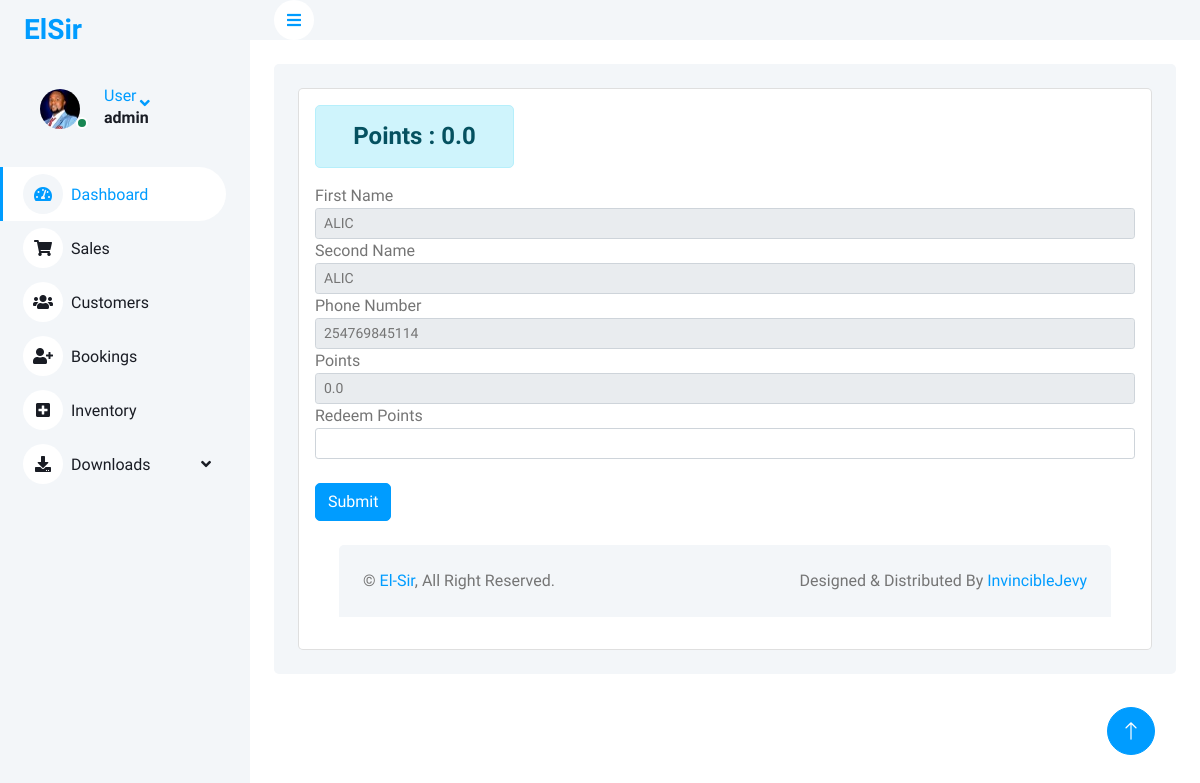
The page /redeemPoints/205 (signed in) on the database its author committed.
### elsiruser/models.py (models this page shows, shortened)
class Customer(models.Model):
    first_name = models.CharField(max_length=255)
    second_name = models.CharField(max_length=255)
    phone = models.CharField(max_length=12)
    email_address =models.EmailField(null=True,blank=True)
    debt = models.IntegerField(null=True, blank=True,default=0)
    loyalty_points = models.FloatField(null=True, blank=True,default=0)

### elsiruser/views.py (the view, shortened to what this page needs)
# urls.py: path('redeemPoints/<str:pk>',views.redeemPoints, name="redeemPoints"),
@login_required(login_url='login')
def redeemPoints(request,pk):
    customer = Customer.objects.get(id=pk)
    form = CustomerForm(initial = {'first_name':customer.first_name,'second_name':customer.second_name,'phone':customer.phone,'debt':customer.debt})
    context = {
        'customer':customer,
        'form':form,
        'values': request.POST
    }
    return render(request,'redeemPoints.html',context)

### elsiruser/forms.py
class CustomerForm(ModelForm):
    class Meta:
        model = Customer
        fields = ['first_name','second_name','phone','email_address']
        widgets = {
            'first_name': forms.TextInput(attrs={'class':'form-control', 'id':'fnameid'}),
            'second_name': forms.TextInput(attrs={'class':'form-control', 'id':'snameid'}),
            'phone': forms.TextInput(attrs={'class':'form-control', 'id':'phoneid'}),
            'email_address': forms.EmailInput(attrs={'class':'form-control', 'id':'mailid'})
        }

### elsiruser/templates/redeemPoints.html (shortened to what this page needs)
{% extends 'base.html' %}
{% load static %}
{% block content %}
{%include 'sidebar.html' %}
<div class="content">
  <nav class="navbar navbar-expand bg-light navbar-light sticky-top px-4 py-0">
    <a href="{% url 'dashboard' %}" class="sidebar-toggler flex-shrink-0">
      <i class="fa fa-bars"></i>
    </a>
  </nav>
  <div class="container-fluid pt-4 px-4">
    <div class="bg-light text-left rounded p-4">
      <div class="card">
        <div class="card-body">
          <div class="row g-2">
            <div class="col-sm-4 col-xl-3">
              <div>
                  <h4 class="text-center alert alert-info ">Points : {{customer.loyalty_points}}</h4>
              </div>
            </div>
          </div>
          <form action="{% url 'redeemPoints' customer.id %}" method="post">
            <div class="form-group">
              <label for="">First Name</label>
              <input type="text" class="form-control form-control-sm" name="FirstName" value="{{customer.first_name}}" readonly/>
            <div>
            <div class="form-group">
              <label for="">Second Name</label>
              <input type="text" class="form-control form-control-sm" name="SecondName" value="{{customer.second_name}}" readonly/>
            <div>
              <div class="form-group">
                <label for="">Phone Number</label>
                <input type="text" class="form-control form-control-sm" name="Phone" value="{{customer.phone}}" readonly />
                <div class="form-group">
                  <label for="serviceprice">Points</label>
                  <input type="number" value="{{customer.loyalty_points}}" class="form-control form-control-sm" id="serviceprice" name="Debt" readonly />
                </div>
                  <div class="form-group">
                    <label for="">Redeem Points</label>
                    <input type="text" class="form-control form-control-sm" name="redeempoints" value="{{values.redeempoints}}" />
                  </div>
                  <br>
                  <input type="submit" value="Submit" class="btn btn-primary btn-primary-sm" />
          </form>
        </div>
      </div>
    </div>
    {% endblock %}

### elsiruser/templates/sidebar.html (shortened to what this page needs)
{% load static %}
<div class="sidebar pe-4 pb-3">
    <nav class="navbar bg-light navbar-light">
        <a href="{% url 'dashboard' %}" class="navbar-brand mx-4 mb-3">
            <h3 class="text-primary"></i>ElSir</h3>
        </a>
        {% if user.is_authenticated %}
            <div class="nav-item dropdown">
                <a href="#" class="nav-link dropdown-toggle" data-bs-toggle="dropdown">
                    <div class="d-flex align-items-center ms-4 mb-4">
                        <div class="position-relative">
                            <img class="rounded-circle me-lg-2" src="{% static 'elsiruser/img/user1.jpg' %}" alt="" style="width: 40px; height: 40px;">
                            <div class="bg-success rounded-circle border border-2 border-white position-absolute end-0 bottom-0 p-1"></div>
                        </div>
                        <div class="ms-3">
                            <span class="d-none d-lg-inline-flex">User</span>
                            <h6>{{user.username}}</h6>
                        </div>
                    </div>
                </a>
            </div>
        {% else %}
            <a href="{%url 'login' %}" class="dropdown-item">LogIn</a>
        {% endif %}
        <div class="navbar-nav w-100">
            <a href="{% url 'dashboard' %}" class="nav-item nav-link active"><i class="fa fa-tachometer-alt me-2"></i>Dashboard</a>
            <a href="{% url 'sales' %}" class="nav-item nav-link"><i class="fa fa-shopping-cart me-2"></i>Sales</a>
            <a href="{% url 'customers' %}" class="nav-item nav-link"><i class="fa fa-users me-2"></i>Customers</a>
            <a href="{% url 'bookings' %}" class="nav-item nav-link"><i class="fa fa-user-plus me-2"></i>Bookings</a>
            <a href="{% url 'Inventory' %}" class="nav-item nav-link"><i class="fa fa-plus-square me-2"></i>Inventory</a>
            <div class="nav-item dropdown">
                <a href="#" class="nav-link dropdown-toggle" data-bs-toggle="dropdown"><i class="fa fa-download me-2"></i>Downloads</a>
            </div>
        </div>
    </nav>
</div>

### static/elsiruser/css/style.css (style rules this page uses)
:root { --primary: #009CFF; --light: #F3F6F9; --dark: #191C24; }
.btn { transition: .5s; }
.btn.btn-primary { color: #FFFFFF; }
.sidebar { position: fixed; top: 0; left: 0; bottom: 0; width: 250px; height: 100vh; overflow-y: auto; background: var(--light); transition: 0.5s; z-index: 999; }
.content { margin-left: 250px; min-height: 100vh; background: #FFFFFF; transition: 0.5s; }
@media (min-width: 992px) { .sidebar { margin-left: 0; } }
@media (min-width: 992px) { .content { width: calc(100% - 250px); } }
.sidebar .navbar .navbar-nav .nav-link { padding: 7px 20px; color: var(--dark); font-weight: 500; border-left: 3px solid var(--light); border-radius: 0 30px 30px 0; outline: none; }
.sidebar .navbar .navbar-nav .nav-link:hover, .sidebar .navbar .navbar-nav .nav-link.active { color: var(--primary); background: #FFFFFF; border-color: var(--primary); }
.sidebar .navbar .navbar-nav .nav-link i { width: 40px; height: 40px; display: inline-flex; align-items: center; justify-content: center; background: #FFFFFF; border-radius: 40px; }
.sidebar .navbar .navbar-nav .nav-link:hover i, .sidebar .navbar .navbar-nav .nav-link.active i { background: var(--light); }
.sidebar .navbar .dropdown-toggle::after { position: absolute; top: 15px; right: 15px; border: none; content: "\f107"; font-family: "Font Awesome 5 Free"; font-weight: 900; transition: .5s; }
.content .navbar .sidebar-toggler, .content .navbar .navbar-nav .nav-link i { width: 40px; height: 40px; display: inline-flex; align-items: center; justify-content: center; background: #FFFFFF; border-radius: 40px; }

### rows shown on the page
Customer: loyalty_points "0.0", FirstName "ALIC", SecondName "ALIC", Phone "254769845114", Debt "0.0"

### other values the page prints
{{ user.username }} "admin"
